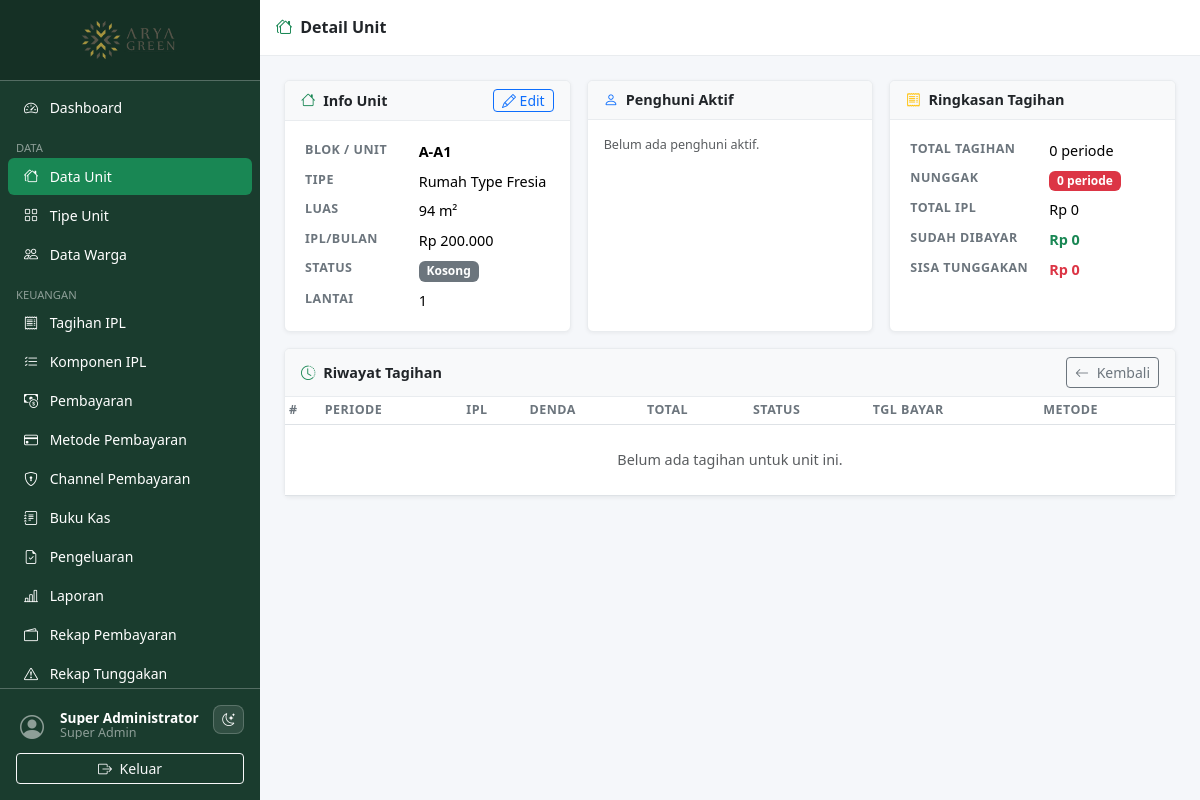
Screenshot of /pages/units/detail.php?id=20 (signed in) with the database file from the repository.
### tables this page shows
CREATE TABLE `units` (
  `id`           INT UNSIGNED AUTO_INCREMENT PRIMARY KEY,
  `unit_type_id` INT UNSIGNED NOT NULL,
  `unit_number`  VARCHAR(20)  NOT NULL UNIQUE,
  `block`        VARCHAR(10)  NOT NULL,
  `floor`        TINYINT      NOT NULL DEFAULT 1,
  `area_sqm`     DECIMAL(8,2) NOT NULL DEFAULT 0,
  `status`       ENUM('dihuni','kosong','dijual') NOT NULL DEFAULT 'kosong',
  `notes`        TEXT DEFAULT NULL,
  `created_at`   TIMESTAMP DEFAULT CURRENT_TIMESTAMP,
  `updated_at`   TIMESTAMP DEFAULT CURRENT_TIMESTAMP ON UPDATE CURRENT_TIMESTAMP,
  FOREIGN KEY (`unit_type_id`) REFERENCES `unit_types`(`id`) ON UPDATE CASCADE
);

CREATE TABLE `unit_types` (
  `id`          INT UNSIGNED AUTO_INCREMENT PRIMARY KEY,
  `name`        VARCHAR(100) NOT NULL,
  `description` TEXT DEFAULT NULL,
  `ipl_amount`  DECIMAL(12,2) NOT NULL DEFAULT 0,
  `created_at`  TIMESTAMP DEFAULT CURRENT_TIMESTAMP
);

### includes/auth.php (called while the page is built, shortened)
<?php
require_once __DIR__ . '/functions.php';
function can(string $permission): bool {
    return in_array($permission, $_SESSION['permissions'] ?? [], true);
}

### pages/units/detail.php (the view, shortened to what this page needs)
<?php
require_once __DIR__ . '/../../includes/auth.php';
require_once __DIR__ . '/../../includes/functions.php';
$db = db();
$id = (int)($_GET['id'] ?? 0);
$stmt = $db->prepare(
    'SELECT u.*, ut.name AS type_name, ut.ipl_amount,
            r.name AS resident_name, r.phone, r.email
     FROM units u
     JOIN unit_types ut ON ut.id = u.unit_type_id
     LEFT JOIN residents r ON r.unit_id = u.id AND r.is_active = 1
     WHERE u.id = ? LIMIT 1'
);
$stmt->bind_param('i', $id);
$stmt->execute();
$unit = $stmt->get_result()->fetch_assoc();
$bills = $db->prepare(
    'SELECT b.*, bp.label AS period, bp.period_year, bp.period_month,
            p.amount_paid, p.payment_method, pm.name AS payment_method_name, p.payment_date, p.status AS pay_status
     FROM bills b
     JOIN billing_periods bp ON bp.id = b.billing_period_id
     LEFT JOIN payments p ON p.bill_id = b.id AND p.status = "verified"
     LEFT JOIN payment_methods pm ON pm.id=p.payment_method_id
     WHERE b.unit_id = ?
     ORDER BY bp.period_year DESC, bp.period_month DESC'
);
$bills->bind_param('i', $id);
$bills->execute();
$history = $bills->get_result()->fetch_all(MYSQLI_ASSOC);
$total_tagihan  = array_sum(array_column($history, 'total_amount'));
$total_terbayar = array_sum(array_column($history, 'amount_paid'));
$total_nunggak  = array_filter($history, fn($r) => in_array($r['status'], ['belum_bayar','terlambat']));
include __DIR__ . '/../../includes/header.php';
include __DIR__ . '/../../includes/sidebar.php';
?>
<div class="content-wrapper">
  <div class="topbar d-flex align-items-center px-3 gap-2">
    <h6 class="mb-0 fw-semibold"><i class="bi bi-houses me-1 text-success"></i> Detail Unit</h6>
  </div>
  <div class="main-content">
    <div class="row g-3 mb-3">
      <div class="col-md-4">
        <div class="card h-100">
          <div class="card-header d-flex justify-content-between align-items-center">
            <span><i class="bi bi-house me-1 text-success"></i> Info Unit</span>
            <?php if (can('units.edit')): ?>
              <a href="form.php?id=<?= $id ?>" class="btn btn-sm btn-outline-primary py-0">
                <i class="bi bi-pencil"></i> Edit
              </a>
            <?php endif; ?>
          </div>
          <div class="card-body">
            <table class="table table-sm table-borderless mb-0">
              <tr><th width="45%">Blok / Unit</th><td><strong><?= e($unit['block'].'-'.$unit['unit_number']) ?></strong></td></tr>
              <tr><th>Tipe</th><td><?= e($unit['type_name']) ?></td></tr>
              <tr><th>Luas</th><td><?= number_format((float)$unit['area_sqm'],0) ?> m²</td></tr>
              <tr><th>IPL/Bulan</th><td><?= idr((float)$unit['ipl_amount']) ?></td></tr>
              <tr><th>Status</th><td><?= unit_status_badge($unit['status']) ?></td></tr>
              <tr><th>Lantai</th><td><?= $unit['floor'] ?? '-' ?></td></tr>
            </table>
          </div>
        </div>
      </div>
      <div class="col-md-4">
        <div class="card h-100">
          <div class="card-header"><i class="bi bi-person me-1 text-primary"></i> Penghuni Aktif</div>
          <div class="card-body">
            <?php if ($unit['resident_name']): ?>
            <table class="table table-sm table-borderless mb-0">
              <tr><th width="45%">Nama</th><td><?= e($unit['resident_name']) ?></td></tr>
              <tr><th>No. HP</th><td><?= e($unit['phone'] ?? '-') ?></td></tr>
              <tr><th>Email</th><td><?= e($unit['email'] ?? '-') ?></td></tr>
            </table>
            <?php else: ?>
              <p class="text-muted small mb-0">Belum ada penghuni aktif.</p>
            <?php endif; ?>
          </div>
        </div>
      </div>
      <div class="col-md-4">
        <div class="card h-100">
          <div class="card-header"><i class="bi bi-receipt me-1 text-warning"></i> Ringkasan Tagihan</div>
          <div class="card-body">
            <table class="table table-sm table-borderless mb-0">
              <tr><th width="55%">Total Tagihan</th><td><?= count($history) ?> periode</td></tr>
              <tr><th>Nunggak</th><td><span class="badge bg-danger"><?= count($total_nunggak) ?> periode</span></td></tr>
              <tr><th>Total IPL</th><td><?= idr($total_tagihan) ?></td></tr>
              <tr><th>Sudah Dibayar</th><td class="text-success fw-bold"><?= idr($total_terbayar) ?></td></tr>
              <tr><th>Sisa Tunggakan</th><td class="text-danger fw-bold"><?= idr($total_tagihan - $total_terbayar) ?></td></tr>
            </table>
          </div>
        </div>
      </div>
    </div>
    <div class="card">
      <div class="card-header d-flex justify-content-between align-items-center">
        <span><i class="bi bi-clock-history me-1 text-success"></i> Riwayat Tagihan</span>
        <a href="<?= APP_URL ?>/pages/units/index.php" class="btn btn-sm btn-outline-secondary">
          <i class="bi bi-arrow-left me-1"></i> Kembali
        </a>
      </div>
      <div class="card-body p-0">
        <div class="table-responsive">
          <table class="table table-hover table-sm mb-0">
            <thead><tr>
              <th>#</th><th>Periode</th><th>IPL</th><th>Denda</th>
              <th>Total</th><th>Status</th><th>Tgl Bayar</th><th>Metode</th>
            </tr></thead>
            <tbody>
            <?php if (empty($history)): ?>
              <tr><td colspan="8" class="text-center text-muted py-4">Belum ada tagihan untuk unit ini.</td></tr>
            <?php else: foreach ($history as $i => $b): ?>
              <tr>
                <td><?= $i+1 ?></td>
                <td><?= e($b['period']) ?></td>
                <td><?= idr((float)$b['amount']) ?></td>
                <td><?= $b['fine_amount'] > 0 ? '<span class="text-danger">'.idr((float)$b['fine_amount']).'</span>' : '-' ?></td>
                <td><strong><?= idr((float)$b['total_amount']) ?></strong></td>
                <td><?= bill_status_badge($b['status']) ?></td>
                <td><?= $b['payment_date'] ? fmt_date($b['payment_date']) : '-' ?></td>
                <td><?= $b['payment_method_name'] ?? ($b['payment_method'] ? e(ucfirst($b['payment_method'])) : '-') ?></td>
              </tr>
            <?php endforeach; endif; ?>
            </tbody>
          </table>
        </div>
      </div>
    </div>
  </div>
</div>
<?php include __DIR__ . '/../../includes/footer.php'; ?>

### assets/css/style.css (style rules this page uses)
:root { --sidebar-width: 260px; --sidebar-bg: #1a3c2e; --sidebar-hover: #2d6a4f; --topbar-height: 56px; --page-bg: #f5f7fa; --surface: #ffffff; --surface-muted: #f8f9fa; --border-color: #e9ecef; --text-color: #212529; --muted-color: #6c757d; }
body { background: var(--page-bg); color: var(--text-color); font-size: .9rem; }
.content-wrapper { margin-left: var(--sidebar-width); width: calc(100% - var(--sidebar-width)); min-height: 100vh; display: flex; flex-direction: column; }
.topbar { height: var(--topbar-height); background: var(--surface); border-bottom: 1px solid var(--border-color); color: var(--text-color); position: sticky; top: 0; z-index: 1030; }
.main-content { flex: 1; padding: 1.5rem; }
.card { border: 1px solid var(--border-color); background: var(--surface); box-shadow: 0 1px 4px rgba(0,0,0,.06); }
.card-header { background: var(--surface-muted); border-bottom: 1px solid var(--border-color); font-weight: 600; }
.table th { font-size: .78rem; text-transform: uppercase; letter-spacing: .04em; color: var(--muted-color); font-weight: 600; }
.table td { vertical-align: middle; }
.badge { font-size: .75rem; padding: .35em .65em; }

### rows the page displays
units: block+unit_number "A-A1", unit_type.name "Rumah Type Fresia", area_sqm "94", unit_type.ipl_amount "Rp 200.000", floor "1"

### other values shown
$current_user['name'] "Super Administrator"
str_replace('_',' ', $current_user['role'] ?? '') "Super Admin"
$label "Kosong"
count($history) "0"
count($total_nunggak) "0"
idr($total_tagihan) "Rp 0"
idr($total_terbayar) "Rp 0"
idr($total_tagihan - $total_terbayar) "Rp 0"
